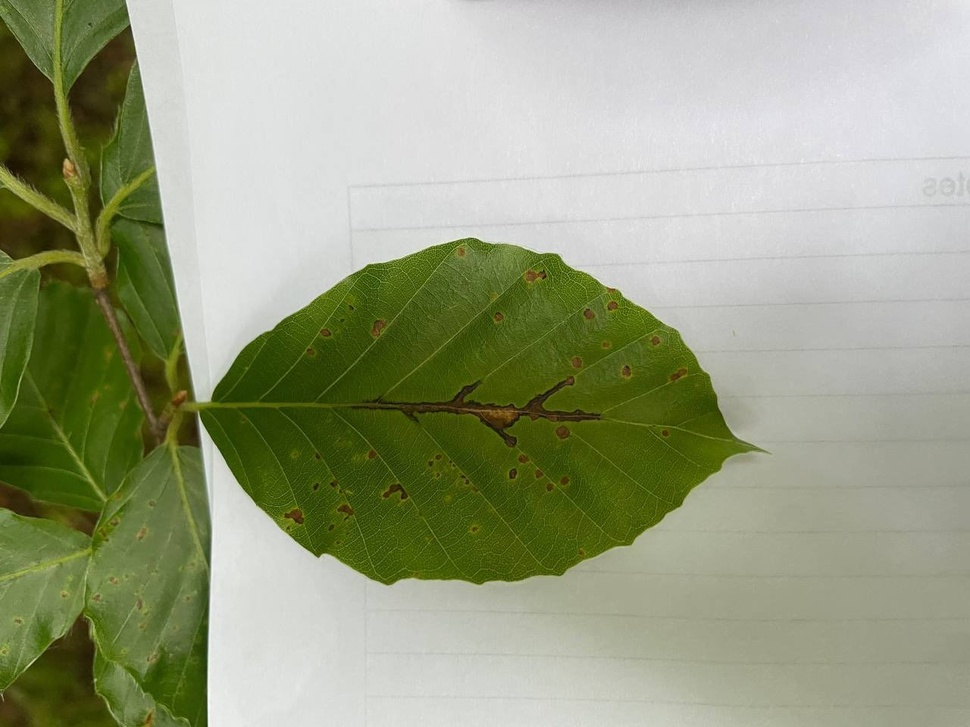
#> input picture images/leaf.jpeg, 970 x 727 px, shrunk from 1280 x 960 before the run
$ python -i data.py   (imports and definitions only)
#> lines starting #> are read from the running program, lines starting #| are printed output that depends on the picture; after the words box and inside, x2 and y2 are one past the last pixel; in counts of white or black regions, pixels touching at a corner belong together
import cv2
import numpy as np


class Data:
    """This is the Data class that stores the images and the altered copys for fast accessibility."""
    def __init__(self, path):
        self.img = self._open(path)
        self.cropped = np.copy(self.img)
        self.seg = np.copy(self.img)
        self.erosion = np.copy(self.img)
        self.mask = np.copy(self.img)
        self.filled = np.copy(self.img)
        self.contours = np.copy(self.img)
        self.path = path
        self.name = self.path.split('/')[-1].split('.')[0]

    @staticmethod
    def _open(path):
#> called with path = '../images/leaf.jpeg'
        img = cv2.imread(path)
#> img is the input picture: shape (727, 970, 3); mean B, G, R 130.6, 159.6, 153.2
        return img

    def green(self):

        """segmentation of green area in the image """
        green_mean = np.mean(self.img[:,:,1])
#> green_mean = 159.6

        hls = cv2.cvtColor(self.img,cv2.COLOR_BGR2HLS)
#> hls: shape (727, 970, 3); mean of channels 0, 1, 2 45.9, 145.3, 74.4

        if green_mean < 150:
            img_g = cv2.convertScaleAbs(self.img[:,:,1], alpha=1.1, beta=1.7)
            img_a = cv2.merge((self.img[:,:,0], img_g, self.img[:,:,2]))
            hls = cv2.cvtColor(img_a,cv2.COLOR_BGR2HLS)

        ##brightness analysis
        brightness = np.mean(hls[:,:,1])
#> brightness = 145.3
        if brightness < 100:
            bgr = cv2.convertScaleAbs(self.img, alpha=1.1, beta=1.7)
            hls = cv2.cvtColor(bgr,cv2.COLOR_BGR2HLS)

        self.mask = cv2.inRange(hls, (30, 20, 60), (75, 180, 255))
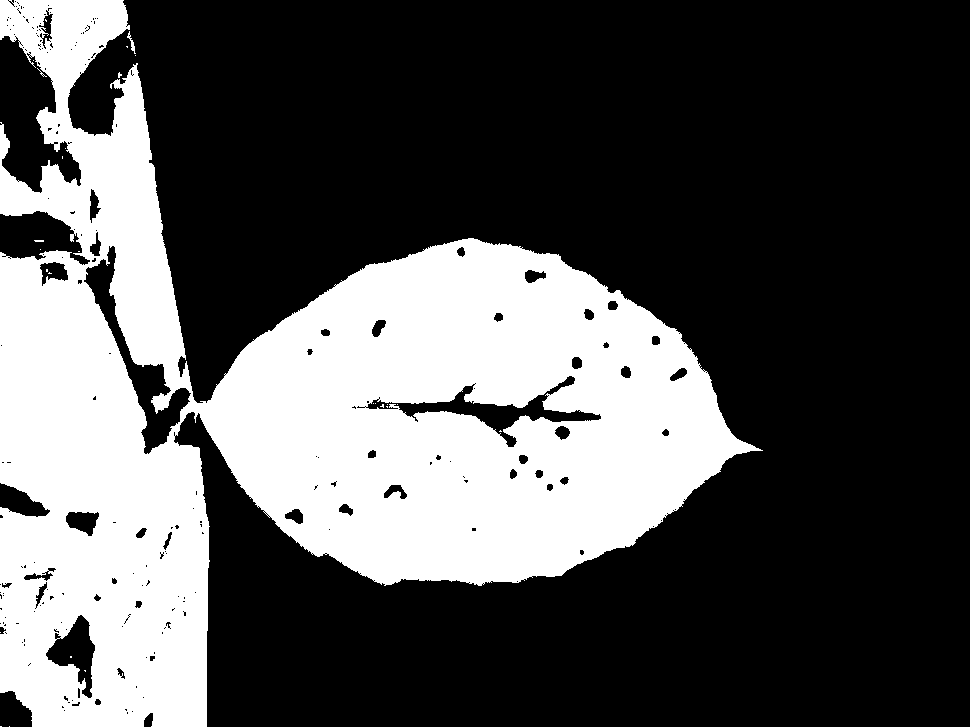
#> self.mask: shape (727, 970); 33% white; 27 white regions (25 under 20 px), largest, box (x1, y1, x2, y2) and area: (0, 0, 763, 727) 232200, (127, 31, 136, 54) 58
        self.seg = cv2.bitwise_and(self.img, self.img, mask=self.mask)
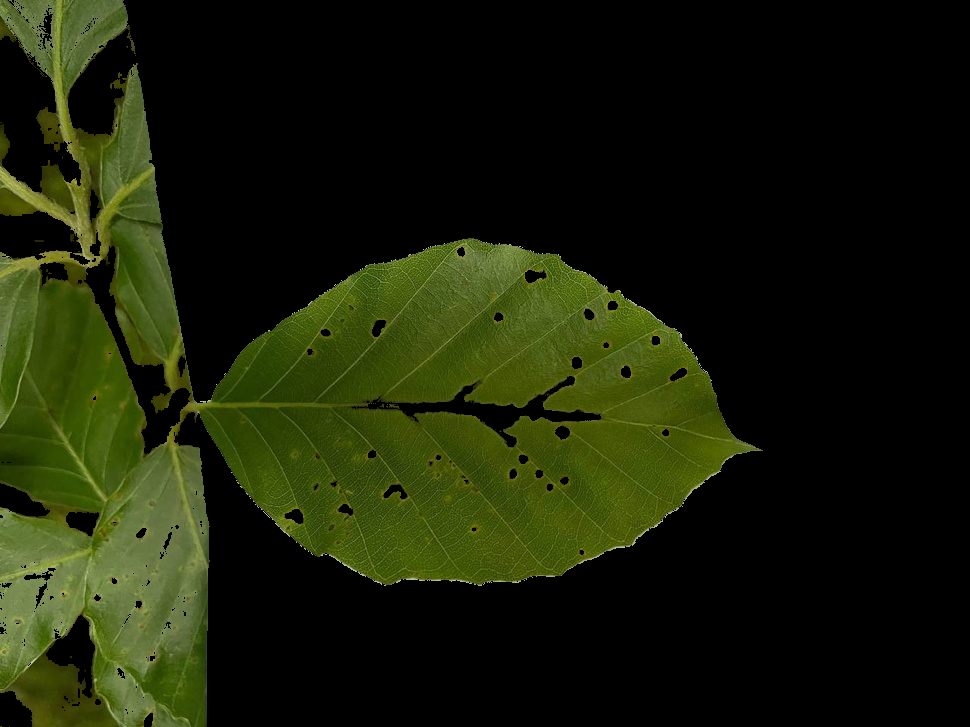
#> self.seg: shape (727, 970, 3); mean B, G, R 7.6, 30.7, 24.9
        return self.seg

    # [90 lines left out: functions herbivory, yellow, crop, filter, not called in this run]

    def edgedetect(self, degree):
        self.blob

    # [20 lines left out: function circleplot, not called in this run]

>>> result = Data('../images/leaf.jpeg').green()
